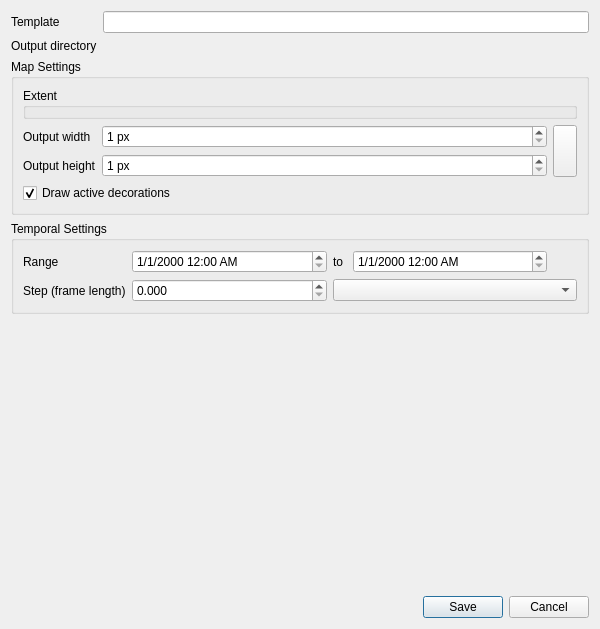
<?xml version="1.0" encoding="UTF-8"?>
<ui version="4.0">
 <class>QgsAnimationExportDialogBase</class>
 <widget class="QDialog" name="QgsAnimationExportDialogBase">
  <property name="geometry">
   <rect>
    <x>0</x>
    <y>0</y>
    <width>600</width>
    <height>629</height>
   </rect>
  </property>
  <property name="windowTitle">
   <string>Export Map Animation</string>
  </property>
  <layout class="QGridLayout" name="gridLayout_5" columnstretch="0,0">
   <item row="1" column="0">
    <widget class="QLabel" name="mOutputDirLabel_2">
     <property name="text">
      <string>Output directory</string>
     </property>
    </widget>
   </item>
   <item row="4" column="0" colspan="2">
    <widget class="QGroupBox" name="groupBox">
     <property name="title">
      <string>Temporal Settings</string>
     </property>
     <layout class="QGridLayout" name="gridLayout">
      <item row="0" column="0">
       <widget class="QLabel" name="label_6">
        <property name="text">
         <string>Range</string>
        </property>
       </widget>
      </item>
      <item row="0" column="4">
       <widget class="QDateTimeEdit" name="mEndDateTime">
        <property name="sizePolicy">
         <sizepolicy hsizetype="MinimumExpanding" vsizetype="Fixed">
          <horstretch>0</horstretch>
          <verstretch>0</verstretch>
         </sizepolicy>
        </property>
        <property name="displayFormat">
         <string>M/d/yyyy h:mm AP</string>
        </property>
        <property name="timeSpec">
         <enum>Qt::UTC</enum>
        </property>
       </widget>
      </item>
      <item row="0" column="3">
       <widget class="QLabel" name="label_5">
        <property name="text">
         <string>to </string>
        </property>
       </widget>
      </item>
      <item row="0" column="2">
       <widget class="QDateTimeEdit" name="mStartDateTime">
        <property name="sizePolicy">
         <sizepolicy hsizetype="MinimumExpanding" vsizetype="Fixed">
          <horstretch>0</horstretch>
          <verstretch>0</verstretch>
         </sizepolicy>
        </property>
        <property name="displayFormat">
         <string>M/d/yyyy h:mm AP</string>
        </property>
        <property name="timeSpec">
         <enum>Qt::UTC</enum>
        </property>
       </widget>
      </item>
      <item row="0" column="5">
       <widget class="QToolButton" name="mSetToProjectTimeButton">
        <property name="text">
         <string/>
        </property>
        <property name="icon">
         <iconset resource="../../images/images.qrc">
          <normaloff>:/images/themes/default/mActionRefresh.svg</normaloff>:/images/themes/default/mActionRefresh.svg</iconset>
        </property>
        <property name="autoRaise">
         <bool>true</bool>
        </property>
       </widget>
      </item>
      <item row="1" column="0">
       <widget class="QLabel" name="label_2">
        <property name="text">
         <string>Step (frame length)</string>
        </property>
       </widget>
      </item>
      <item row="1" column="2">
       <widget class="QgsDoubleSpinBox" name="mFrameDurationSpinBox">
        <property name="decimals">
         <number>3</number>
        </property>
        <property name="maximum">
         <double>9999999999.000000000000000</double>
        </property>
       </widget>
      </item>
      <item row="1" column="3" colspan="3">
       <widget class="QComboBox" name="mTimeStepsComboBox">
        <property name="editable">
         <bool>false</bool>
        </property>
        <property name="currentText">
         <string/>
        </property>
       </widget>
      </item>
     </layout>
    </widget>
   </item>
   <item row="6" column="0">
    <spacer name="verticalSpacer">
     <property name="orientation">
      <enum>Qt::Vertical</enum>
     </property>
     <property name="sizeHint" stdset="0">
      <size>
       <width>20</width>
       <height>40</height>
      </size>
     </property>
    </spacer>
   </item>
   <item row="0" column="0">
    <widget class="QLabel" name="mTemplateLabel_2">
     <property name="text">
      <string>Template</string>
     </property>
    </widget>
   </item>
   <item row="0" column="1">
    <widget class="QLineEdit" name="mTemplateLineEdit">
     <property name="toolTip">
      <string>Number of # represents number of digits (e.g. frame###.png -&gt; frame001.png)</string>
     </property>
    </widget>
   </item>
   <item row="2" column="0" colspan="2">
    <widget class="QGroupBox" name="groupBox_2">
     <property name="title">
      <string>Map Settings</string>
     </property>
     <layout class="QGridLayout" name="gridLayout_3">
      <item row="1" column="0">
       <widget class="QLabel" name="label_3">
        <property name="text">
         <string>Output width</string>
        </property>
       </widget>
      </item>
      <item row="2" column="1">
       <widget class="QgsSpinBox" name="mOutputHeightSpinBox">
        <property name="suffix">
         <string> px</string>
        </property>
        <property name="prefix">
         <string/>
        </property>
        <property name="minimum">
         <number>1</number>
        </property>
        <property name="maximum">
         <number>99999</number>
        </property>
        <property name="showClearButton" stdset="0">
         <bool>false</bool>
        </property>
       </widget>
      </item>
      <item row="1" column="1">
       <widget class="QgsSpinBox" name="mOutputWidthSpinBox">
        <property name="sizePolicy">
         <sizepolicy hsizetype="Expanding" vsizetype="Fixed">
          <horstretch>0</horstretch>
          <verstretch>0</verstretch>
         </sizepolicy>
        </property>
        <property name="suffix">
         <string> px</string>
        </property>
        <property name="prefix">
         <string/>
        </property>
        <property name="minimum">
         <number>1</number>
        </property>
        <property name="maximum">
         <number>99999</number>
        </property>
        <property name="showClearButton" stdset="0">
         <bool>false</bool>
        </property>
       </widget>
      </item>
      <item row="1" column="2" rowspan="2">
       <widget class="QgsRatioLockButton" name="mLockAspectRatio">
        <property name="sizePolicy">
         <sizepolicy hsizetype="Fixed" vsizetype="Expanding">
          <horstretch>0</horstretch>
          <verstretch>0</verstretch>
         </sizepolicy>
        </property>
        <property name="toolTip">
         <string>Lock aspect ratio (including while drawing extent onto canvas)</string>
        </property>
        <property name="leftMargin" stdset="0">
         <number>13</number>
        </property>
       </widget>
      </item>
      <item row="0" column="0" colspan="3">
       <widget class="QgsExtentGroupBox" name="mExtentGroupBox">
        <property name="focusPolicy">
         <enum>Qt::StrongFocus</enum>
        </property>
        <property name="title">
         <string>Extent</string>
        </property>
       </widget>
      </item>
      <item row="2" column="0">
       <widget class="QLabel" name="label_4">
        <property name="text">
         <string>Output height</string>
        </property>
       </widget>
      </item>
      <item row="3" column="0" colspan="2">
       <widget class="QCheckBox" name="mDrawDecorations">
        <property name="text">
         <string>Draw active decorations</string>
        </property>
        <property name="checked">
         <bool>true</bool>
        </property>
       </widget>
      </item>
     </layout>
    </widget>
   </item>
   <item row="1" column="1">
    <widget class="QgsFileWidget" name="mOutputDirFileWidget" native="true"/>
   </item>
   <item row="7" column="0" colspan="2">
    <widget class="QDialogButtonBox" name="buttonBox">
     <property name="orientation">
      <enum>Qt::Horizontal</enum>
     </property>
     <property name="standardButtons">
      <set>QDialogButtonBox::Cancel|QDialogButtonBox::Save</set>
     </property>
    </widget>
   </item>
  </layout>
 </widget>
 <customwidgets>
  <customwidget>
   <class>QgsCollapsibleGroupBox</class>
   <extends>QGroupBox</extends>
   <header>qgscollapsiblegroupbox.h</header>
   <container>1</container>
  </customwidget>
  <customwidget>
   <class>QgsSpinBox</class>
   <extends>QSpinBox</extends>
   <header>qgsspinbox.h</header>
  </customwidget>
  <customwidget>
   <class>QgsExtentGroupBox</class>
   <extends>QgsCollapsibleGroupBox</extends>
   <header>qgsextentgroupbox.h</header>
   <container>1</container>
  </customwidget>
  <customwidget>
   <class>QgsRatioLockButton</class>
   <extends>QToolButton</extends>
   <header>qgsratiolockbutton.h</header>
   <container>1</container>
  </customwidget>
  <customwidget>
   <class>QgsFileWidget</class>
   <extends>QWidget</extends>
   <header>qgsfilewidget.h</header>
   <container>1</container>
  </customwidget>
  <customwidget>
   <class>QgsDoubleSpinBox</class>
   <extends>QDoubleSpinBox</extends>
   <header>qgsdoublespinbox.h</header>
  </customwidget>
 </customwidgets>
 <tabstops>
  <tabstop>mTemplateLineEdit</tabstop>
  <tabstop>mExtentGroupBox</tabstop>
  <tabstop>mOutputWidthSpinBox</tabstop>
  <tabstop>mOutputHeightSpinBox</tabstop>
  <tabstop>mLockAspectRatio</tabstop>
  <tabstop>mDrawDecorations</tabstop>
  <tabstop>mStartDateTime</tabstop>
  <tabstop>mEndDateTime</tabstop>
  <tabstop>mSetToProjectTimeButton</tabstop>
  <tabstop>mFrameDurationSpinBox</tabstop>
  <tabstop>mTimeStepsComboBox</tabstop>
 </tabstops>
 <resources>
  <include location="../../images/images.qrc"/>
 </resources>
 <connections>
  <connection>
   <sender>buttonBox</sender>
   <signal>rejected()</signal>
   <receiver>QgsAnimationExportDialogBase</receiver>
   <slot>reject()</slot>
   <hints>
    <hint type="sourcelabel">
     <x>316</x>
     <y>260</y>
    </hint>
    <hint type="destinationlabel">
     <x>286</x>
     <y>274</y>
    </hint>
   </hints>
  </connection>
 </connections>
</ui>
